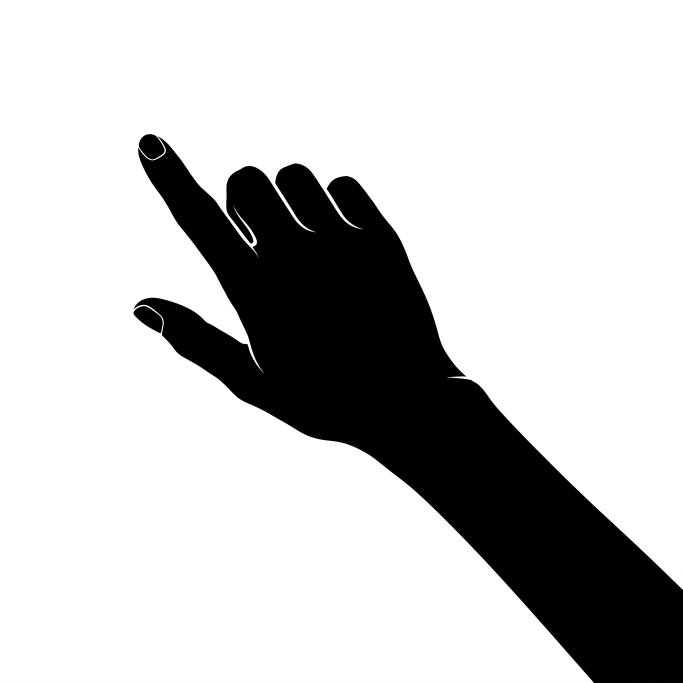
#> input picture video_production/lune/insert_2d/main_ref/main_index.png, 2048 x 2048 px (shown at 1/3 size)
$ python prepare_main.py main_index.png main_index_silhouette.png
#> lines starting #> are read from the running program, lines starting #| are printed output that depends on the picture; after the words box and inside, x2 and y2 are one past the last pixel; in counts of white or black regions, pixels touching at a corner belong together
"""Prépare la silhouette de main générée : ongles retirés, séparations des doigts gardées, fond transparent.
    python3 prepare_main.py main_index.png main_index_silhouette.png"""
import sys
import numpy as np
from PIL import Image
from scipy import ndimage

src, dst = sys.argv[1], sys.argv[2]
im = np.asarray(Image.open(src).convert("L")).astype(float)
black = im < 128
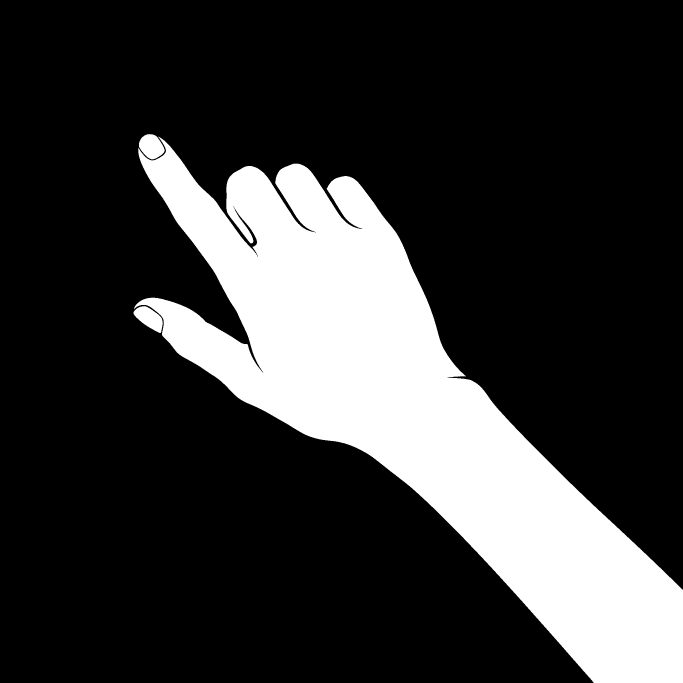
#> black: shape (2048, 2048) bool (shown at 1/3 size); 21% white; 3 white regions, box (x1, y1, x2, y2) and area: (402, 410, 2048, 2048) 872346, (417, 402, 494, 478) 4090, (400, 918, 488, 999) 4054
lab, n = ndimage.label(~black)
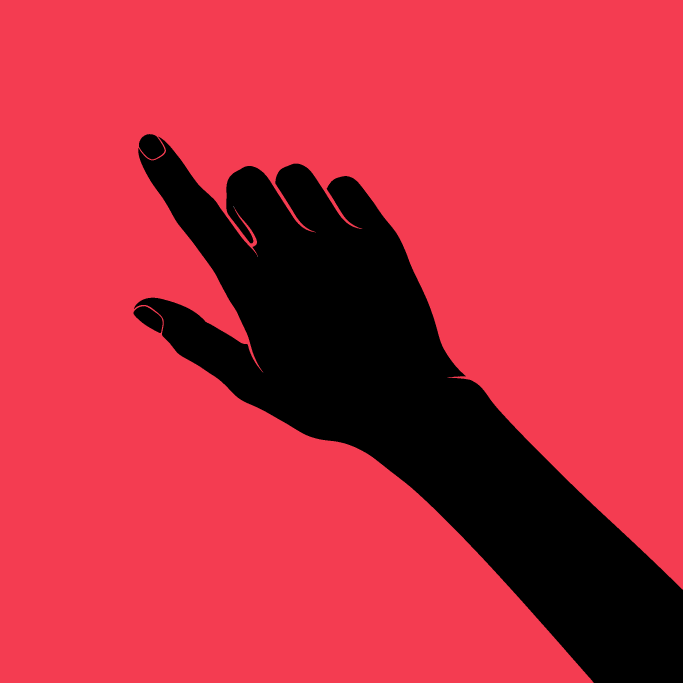
#> lab: shape (2048, 2048) int32 (shown at 1/3 size); 7 distinct labels, from 0 to 6; one colour per label, 0 black
#> n = 6
border = set(np.unique(np.concatenate([lab[0], lab[-1], lab[:, 0], lab[:, -1]])))
#> border = 2 items
filled = kept = 0
for i, sl in enumerate(ndimage.find_objects(lab), 1):
    if i in border or sl is None:
        continue
    h, w = sl[0].stop - sl[0].start, sl[1].stop - sl[1].start
    area = (lab[sl] == i).sum(); elong = max(h, w) / max(1, min(h, w))
    if area < 9000 and elong < 3.2:      # ongles : petites boucles fermées et arrondies
        black[lab == i] = True; filled += 1
    else:
        kept += 1
#> this loop made 6 passes
#> (h, area, elong) on passes 2 to 6: (2, 2, 2), (2, 2, 2), (2, 2, 2), (2, 2, 2), (1, 1, 1)
#> black: shape (2048, 2048) bool; 21% white; 3 white regions, box (x1, y1, x2, y2) and area: (402, 410, 2048, 2048) 872355, (417, 402, 494, 478) 4090, (400, 918, 488, 999) 4054
#> after the loop, filled = 5; kept = 0
# arcs d'ongles encore ouverts sur le fond : on referme le noir, seulement autour du bout de l'index et du pouce
yy, xx = np.mgrid[0:black.shape[0], 0:black.shape[1]]
closed = ndimage.binary_closing(black, structure=np.ones((17, 17)))
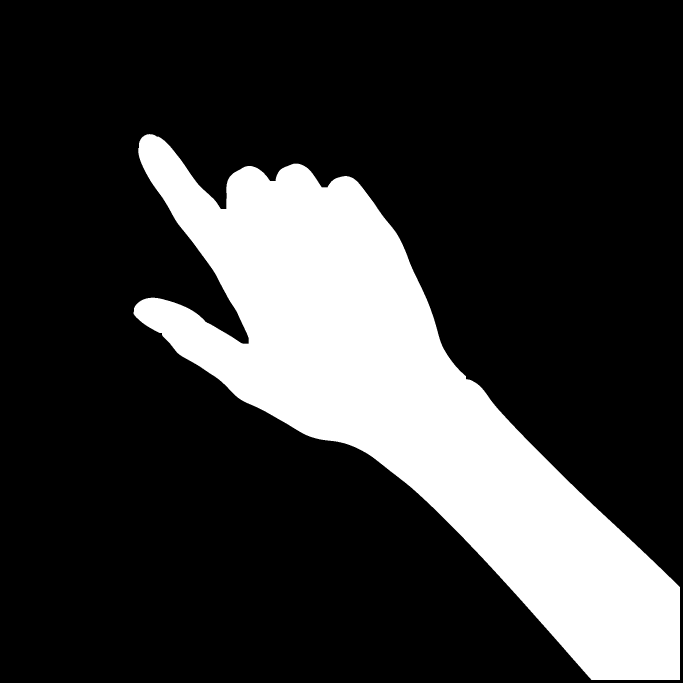
#> closed: shape (2048, 2048) bool (shown at 1/3 size); 21.1% white; 1 white region, box (x1, y1, x2, y2) and area: (400, 402, 2040, 2040) 883396
for cx, cy in ((450, 430), (440, 925)):
    zone = (xx - cx) ** 2 + (yy - cy) ** 2 < 130 ** 2
    black[zone] = closed[zone] | black[zone]
#> black: shape (2048, 2048) bool; 21% white; 1 white region, box (x1, y1, x2, y2) and area: (400, 402, 2048, 2048) 881577
alpha = (ndimage.gaussian_filter(black.astype(float), 0.8) * 255).clip(0, 255).astype(np.uint8)
rgba = np.zeros((*black.shape, 4), np.uint8); rgba[..., :3] = 10; rgba[..., 3] = alpha
Image.fromarray(rgba, "RGBA").save(dst)
ys, xs = np.nonzero(black); k = (xs + ys).argmin()
#> after `k = (xs + ys).argmin()`: k = 215
print(f"ongles retirés : {filled} ; séparations gardées : {kept} ; bout de l'index : {xs[k]} {ys[k]}")
#| ongles retirés : 5 ; séparations gardées : 0 ; bout de l'index : 428 410
